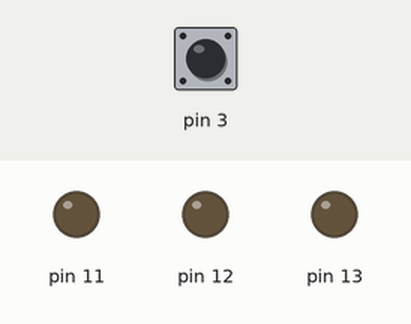
The sketch below on a simulated Arduino Uno, built with avr-gcc and run on an emulated ATmega328P. On the bench: output pins drawn as LEDs (lit = HIGH). Dashed ring = blinking. The test bench sets the inputs (shaded band); at power-on: pin 3 LOW.

Above: at 1.2 s.
1.3 s: pin 3 pulsed HIGH 5 times (0.12 s each, 0.3 s apart)
At 1.62 s:
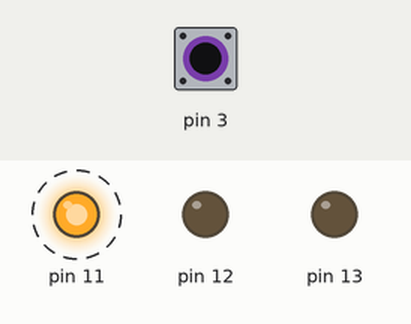
At 3.4 s:
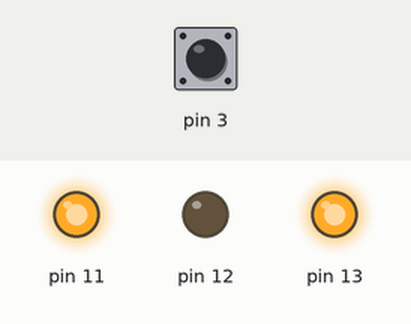
4.3 s: pin 3 pulsed HIGH 2 times (0.12 s each, 0.3 s apart)
At 6.2 s:
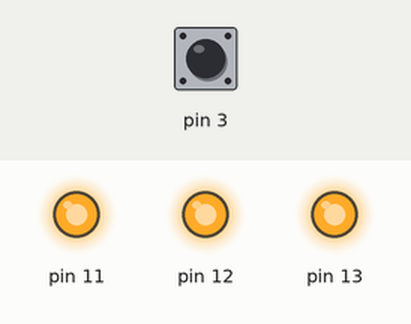
Timing chart, 0 to 7.7 s (numbered marks = the images above; inputs shaded):
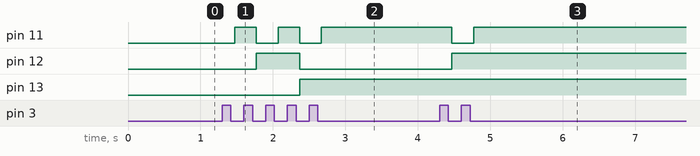

The sketch:

roi_dolev_5_state_machine1.ino
```cpp
// State Machine Implemntation

// Changing the LEDs status based on the number of times the Button S1 is pressed.


// State Machine Implemntation

// Changing the LEDs status based on the number of times the Button S1 is pressed.

// Initializing a global variable state with "initial state 0"
unsigned int state = 0;

void setup()
{
  // Define pins 3 as INPUT
  DDRD &= ~0b00001000;
  // Define pins 11,12,13 as OUTPUTs
  DDRB |= 0b00111000;
}

void loop()
{
  unsigned char btn1;
  // Extract information about pin 3
  // to find if button is pressed/released
  btn1 = PIND & 0b00001000;
  if (btn1 != 0) // button is pressed
  {
    delay(50); // basic debouncing after pressing
    // Wait while button is pressed
    // Read the value over and over again..
    while((PIND & 0b00001000) != 0);
    delay(50); // basic debouncing after releasing

    state++; // Increment state by 1
    if (state == 8)
      state = 0; // Return to the initial state

    switch(state){
     case 0:
      PORTB &= ~0b00111000; // Turn OFF 3 LEDS
      break;
     case 1:
      PORTB &= ~0b00110000; // Turn OFF LED1, LED2
      PORTB |= 0b00001000; // Turn ON LED3
      break;
     case 2:
      PORTB &= ~0b00101000; // Turn OFF LED1, LED3
      PORTB |= 0b00010000; // Turn ON LED2
      break;
     case 3:
      PORTB &= ~0b00100000; // Turn OFF LED1
      PORTB |= 0b00011000; // Turn ON LED2, LED3
      break;
     case 4:
      PORTB &= ~0b00011000; // Turn OFF LED2, LED3
      PORTB |= 0b00100000; // Turn ON LED1
      break;
     case 5:
      PORTB &= ~0b00010000; // Turn OFF LED2
      PORTB |= 0b00101000; // Turn ON LED1, LED3
      break;
     case 6:
      PORTB &= ~0b00001000; // Turn OFF LED3
      PORTB |= 0b00110000; // Turn ON LED1, LED2
      break;
     case 7:
      PORTB |= 0b00111000; // Turn ON LED1, LED2, LED3
      break;
     default:
      // Add some code..
      break;
    }


  }

}
```

Measured:
- after the input at 1.3 s, pin 11: alternates HIGH for 0.30 s and LOW for 0.30 s, 5 changes in all, then stays HIGH, starting after 0.17 s; pin 12: LOW → HIGH after 0.47 s, → LOW 0.60 s later; pin 13: LOW → HIGH after 1.1 s
- after the input at 4.3 s, pin 11: HIGH → LOW after 0.17 s, → HIGH 0.30 s later; pin 12: LOW → HIGH after 0.17 s
